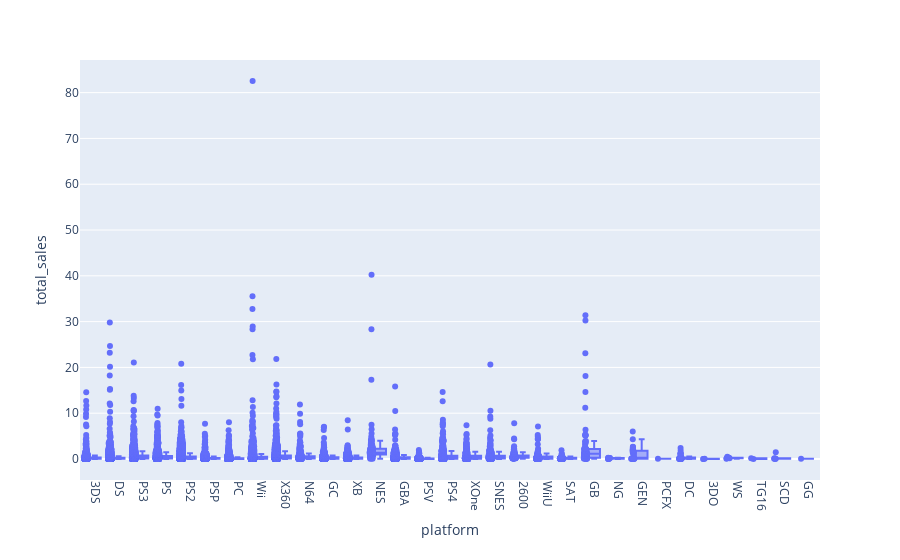

Notebook code cell kept with this figure:
### Markdown cell above
O diagrama abaixo representa as vendas globais de todos os jogos divididos por plataforma, com diferenças significativas entre elas. O Wii, por exemplo, apesar de ser uma das 5 plataformas com maior número de jogos vendidos possui uma mediana inferior de seus concorrentes (PS2, PS3 e X360).

No entanto foi a única plataforma em que conseguiu alcançar um valor total de vendas tão alto em um único jogo (82,54). Em uma rápida análise identificamos, sem muita surpresa, que esse jogo foi Wii sports.

### Code cell
boxplot_graph = pd.DataFrame(data.groupby(['name','platform'])['total_sales'].sum().reset_index(name = 'total_sales'))

fig = px.box(boxplot_graph,y = 'total_sales',x = 'platform', hover_name= 'name', points = 'all')
fig.update_xaxes(tickangle=90)
fig.show()

### Figure 1 — Plotly figure (JSON) as saved in the notebook; plotly's stock layout.template omitted (floating-point values rounded to 4 significant figures; data arrays with more than 128 entries replaced by an {"elided": "..."} marker saying what was removed)
{"data": [{"alignmentgroup": "True", "boxpoints": "all", "hovertemplate": "<b>%{hovertext}</b><br><br>platform=%{x}<br>total_sales=%{y}<extra></extra>", "hovertext": {"elided": "16710 str values"}, "legendgroup": "", "marker": {"color": "#636efa"}, "name": "", "notched": false, "offsetgroup": "", "orientation": "v", "showlegend": false, "type": "box", "x": {"elided": "16710 str values"}, "x0": " ", "xaxis": "x", "y": {"elided": "16710 float values"}, "y0": " ", "yaxis": "y"}], "layout": {"boxmode": "group", "legend": {"tracegroupgap": 0}, "margin": {"t": 60}, "xaxis": {"anchor": "y", "domain": [0, 1], "tickangle": 90, "title": {"text": "platform"}}, "yaxis": {"anchor": "x", "domain": [0, 1], "title": {"text": "total_sales"}}}}
